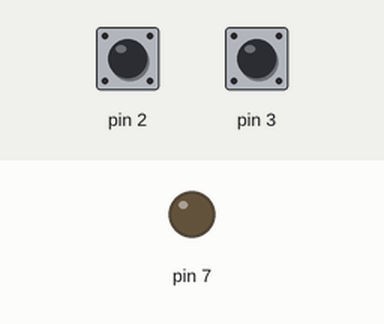
Bench run of a sketch on a simulated Arduino Uno, built with avr-gcc and run on an emulated ATmega328P. Parts: output pins drawn as LEDs (lit = HIGH). The inputs (shaded band) are chosen by the test bench; at power-on: pin 2 HIGH, pin 3 HIGH.

Above: at 1.2 s.
1.3 s: pin 2 pulled LOW for 0.15 s
At 2.3 s:
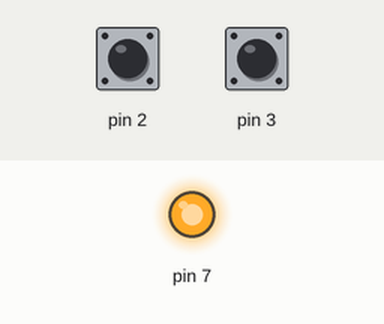
2.9 s: pin 3 pulled LOW for 0.15 s
At 3.5 s:
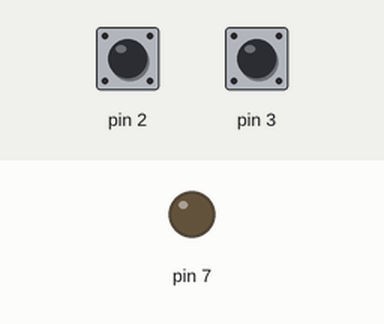
4.5 s: pin 2 pulled LOW for 1 s
At 5.9 s:
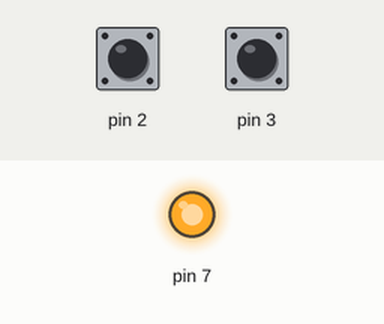
7.0 s: pin 2 driven LOW and pin 3 driven LOW
At 8.1 s:
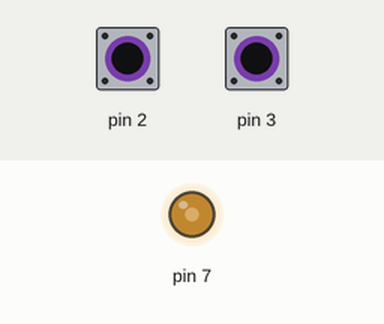
8.5 s: pin 3 driven HIGH
At 10.0 s:
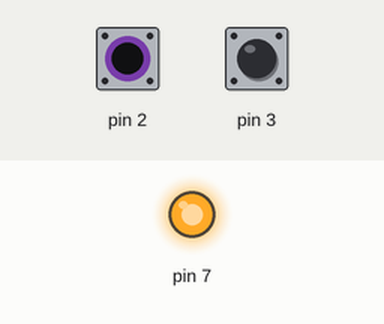
Timing chart, 0 to 11.0 s (numbered marks = the images above; inputs shaded):
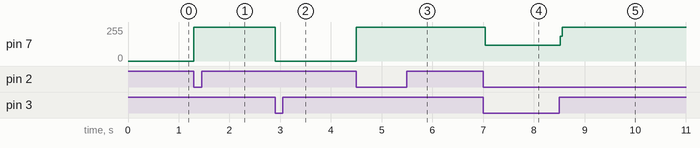

Measured:
- after the input at 1.3 s, pin 7: 0/255 → 255/255 at once
- after the input at 2.9 s, pin 7: 255/255 → 0/255 at once
- after the input at 4.5 s, pin 7: 0/255 → 255/255 at once
- after the input at 7.0 s, pin 7: 255/255 → 118/255 at once
- after the input at 8.5 s, pin 7: 118/255 → 255/255 at once

The sketch:

arduino250_WR_botoes.ino
```cpp
/* ========================================================================================================

  Curso de Arduino WR Kits

  Utilizando ifs - Leitura de Botões


  Autor: Eng. Wagner Rambo
  Data:  Janeiro de 2020

  https://wrkits.com.br/

  Curso WR Kits Arduino para Iniciantes com certificado:
  https://go.hotmart.com/W13291812W

======================================================================================================== */


void setup() {

    pinMode(2, INPUT_PULLUP);
    pinMode(3, INPUT_PULLUP);
    pinMode(7,       OUTPUT);

    digitalWrite(7,    LOW);

} //end setup

void loop()
{

   if(!digitalRead(2)) digitalWrite(7, HIGH);
   if(!digitalRead(3)) digitalWrite(7,  LOW);

} //end loop
```
